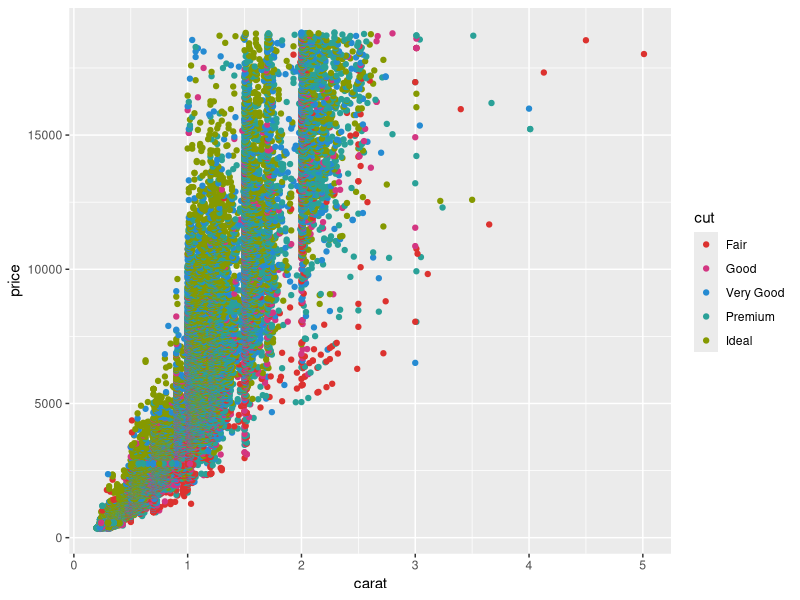
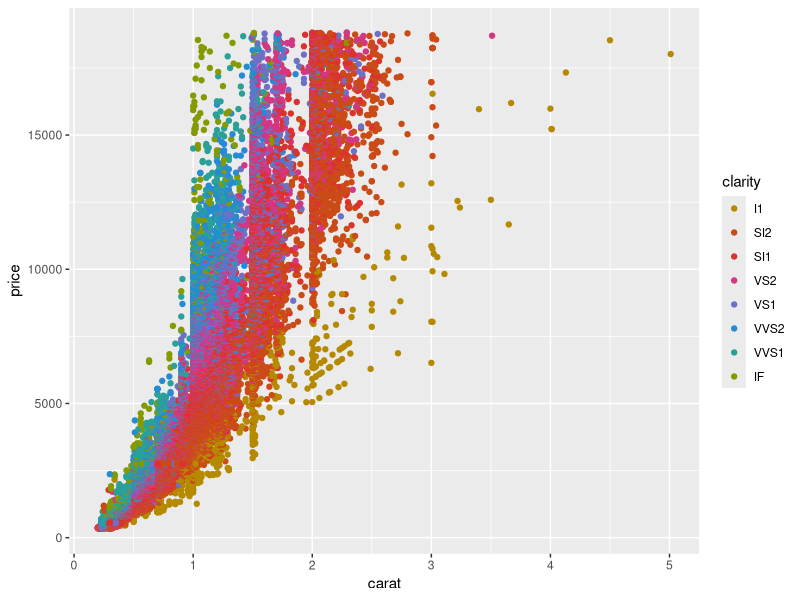
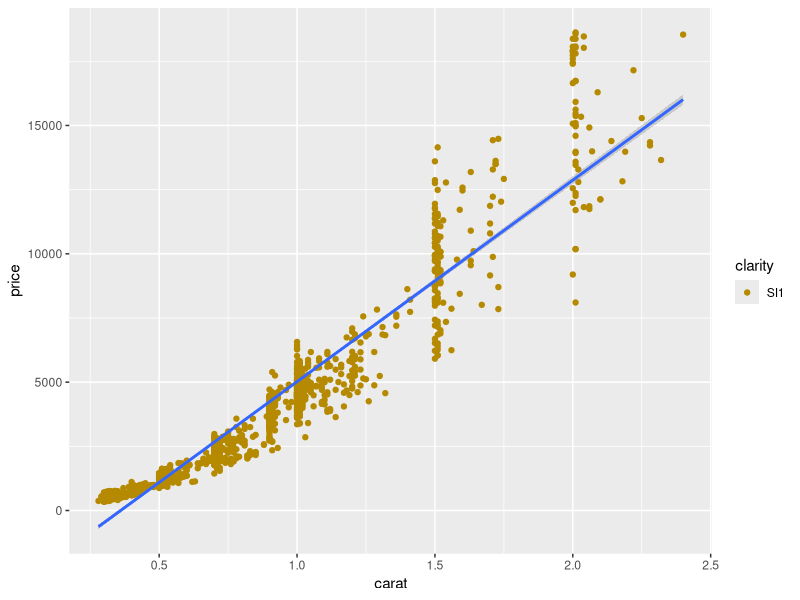

Here is the R script that generated these plots, in order:
## ---- chunk 1
knitr::opts_chunk$set(echo = FALSE)

library(ggplot2)
library(dplyr)
library(ggthemes)
## ---- chunk 2
data(diamonds)
head(diamonds)

## ---- chunk 3
g1 <- ggplot(diamonds, aes(carat, price, color = cut)) +
  geom_point() +
scale_colour_solarized("red")
g1

## ---- chunk 4

g <- ggplot(diamonds, aes(carat, price, color = clarity)) +
  geom_point() +
scale_colour_solarized("yellow")
g

## ---- chunk 5

diamonds<-filter(diamonds,cut=="Good"&clarity=="SI1")

g2 <- ggplot(diamonds)+
  geom_point(aes(carat, price, color = clarity))+
  geom_smooth(aes(carat,price),method = "lm")+  
  scale_colour_solarized("yellow")
g2

